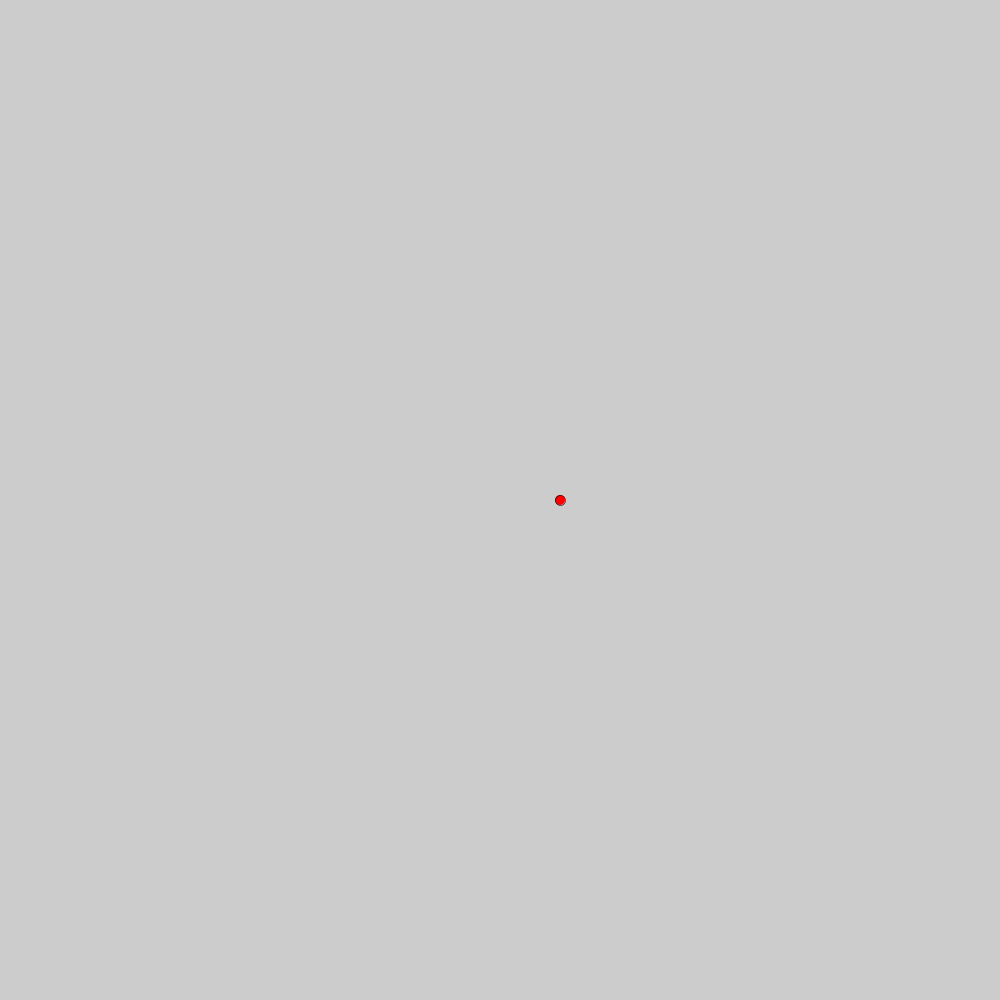
Frame 1 (no input)
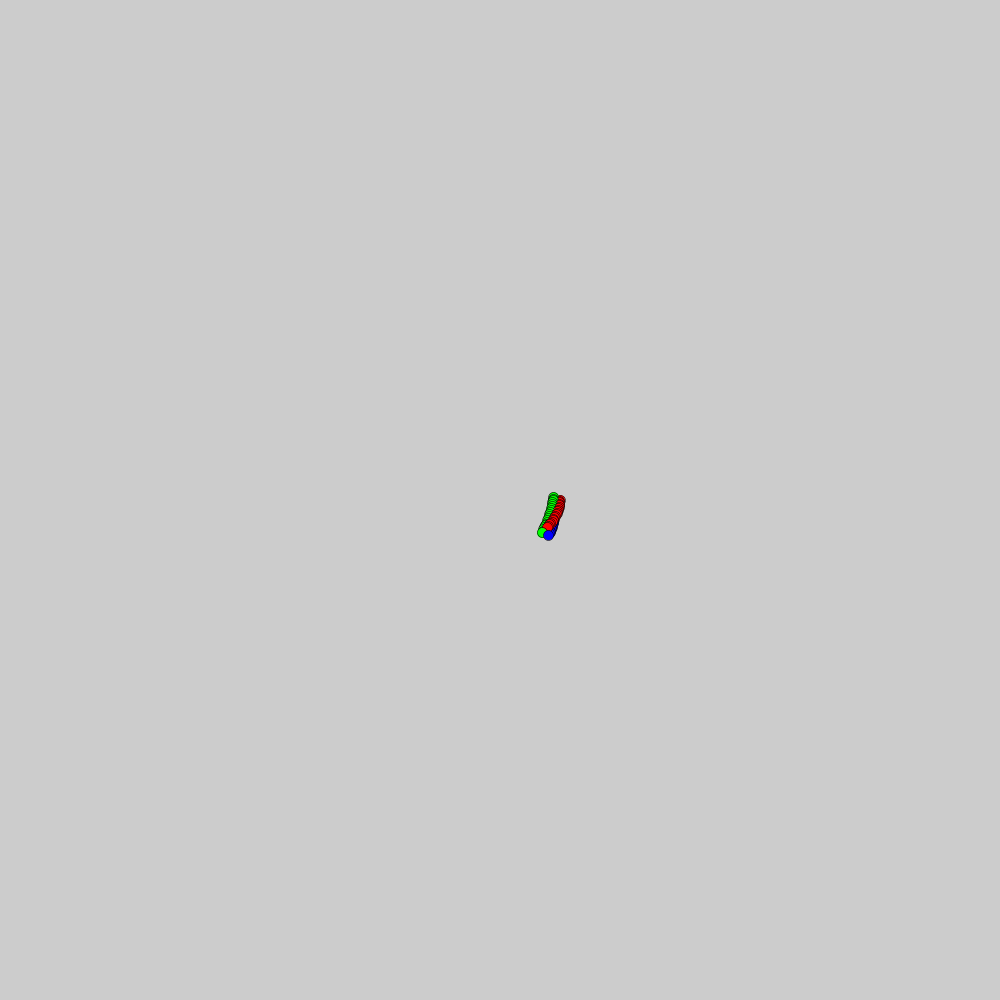
Frame 60 (the mouse pressed at the canvas centre just before this capture)
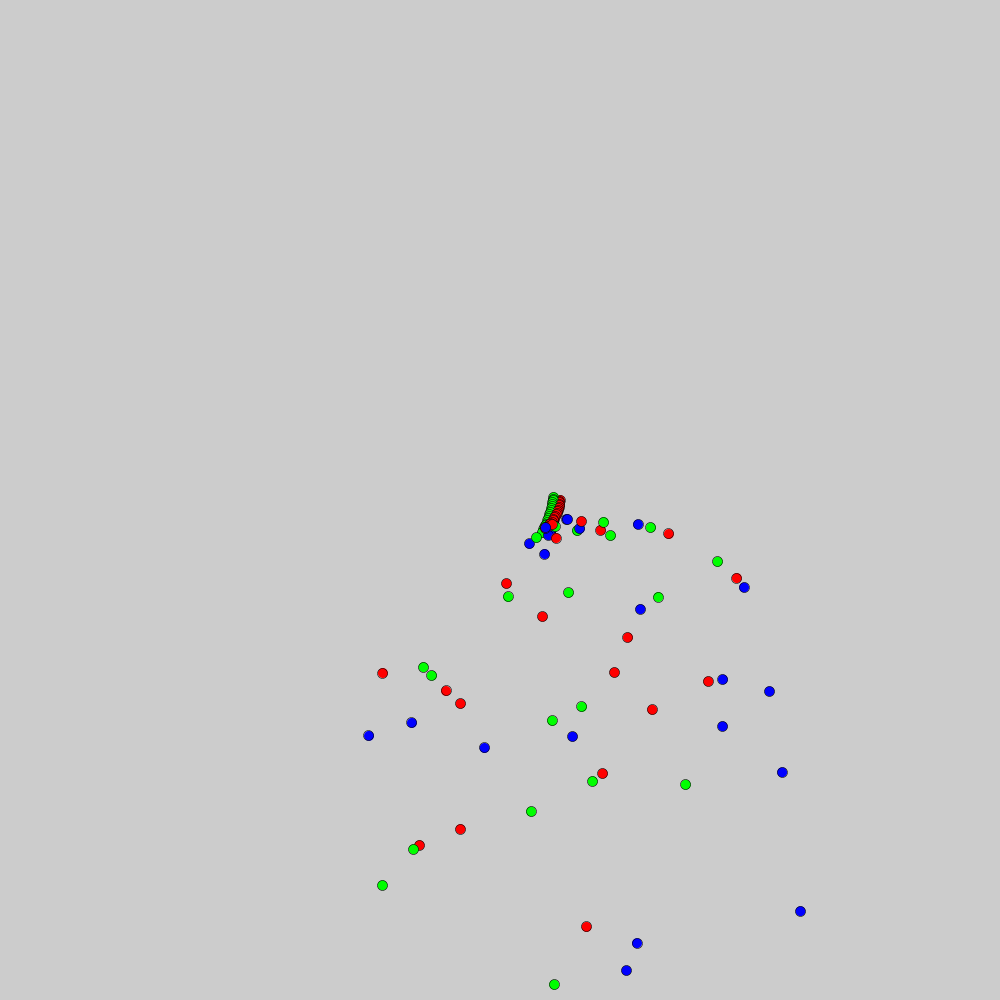
Frame 120 (the mouse held since frame 60 and released just before this capture)

The Processing sketch that drew these frames (run headless with seeded random() and noise(); from frame 60 on, the mouse is pressed at the canvas centre):

// Processing sketch: Circle
// ── Circle.pde
/*
Made by: Erik Luo
Date: 10/25/2017
This program allows the audience to create different epicycloids 
with different color. This program creates epicycloids with different size 
and patterns. As the audience click the mouse button, the radius increases 
and the pattern changes. Some difficulty I encountered was understanding 
the mathematic of epicycloids and making the program from there. 
I had fun trying out all the patterns and shapes. 
*/
//var
int c = 1;
color r = color(255,0,0);
color g = color(0,255,0);
color d = color(0,0,255);

void setup(){
  size(1000,1000);
  smooth();
  background(#cccccc);
}
 
float count = 0;//Ball counter
float xNew,yNew;//Ball x,y
float a = 13;
float b = 1;
float n = a/b;
 
void draw(){
    if(mousePressed){
    b = b+1;
    }
    epicycloid(a,b,width/2,height/2,0.5,count);//Function for epicycloid
    count = count + 0.6;
    if(count > 20000){ //Total number of balls
    noLoop();
    }
}
 
void epicycloid(float a,float b,int translateX,int translateY,float strokeWt, float count){
  float count2 = count;
  pushMatrix();//Center the graph
  translate(translateX,translateY);//Center
  if(count2<=2001){
    xNew = (a+b)*cos(radians(count))+b*cos(((a+b)*count));//Fomula x (a+b)cosphi-bcos((a+b)/bphi) phi = parameter
    yNew = (a+b)*sin(radians(count))-b*sin(((a+b)*count)); //Fomula y
    
    xNew = xNew * 4;
    yNew = yNew * 4;
    
    stroke(0,0,0);//Color change
    if(c == 1){
    
    fill(r);
    c = 2;
    }else if (c == 2){
    
    fill(g);
    c = 3;
    }else if (c == 3){
    
    fill(d);
    c = 1;
    }
    
    
    strokeWeight(strokeWt);
    ellipse(xNew,yNew,10,10);//balls

  }
  popMatrix();
}
